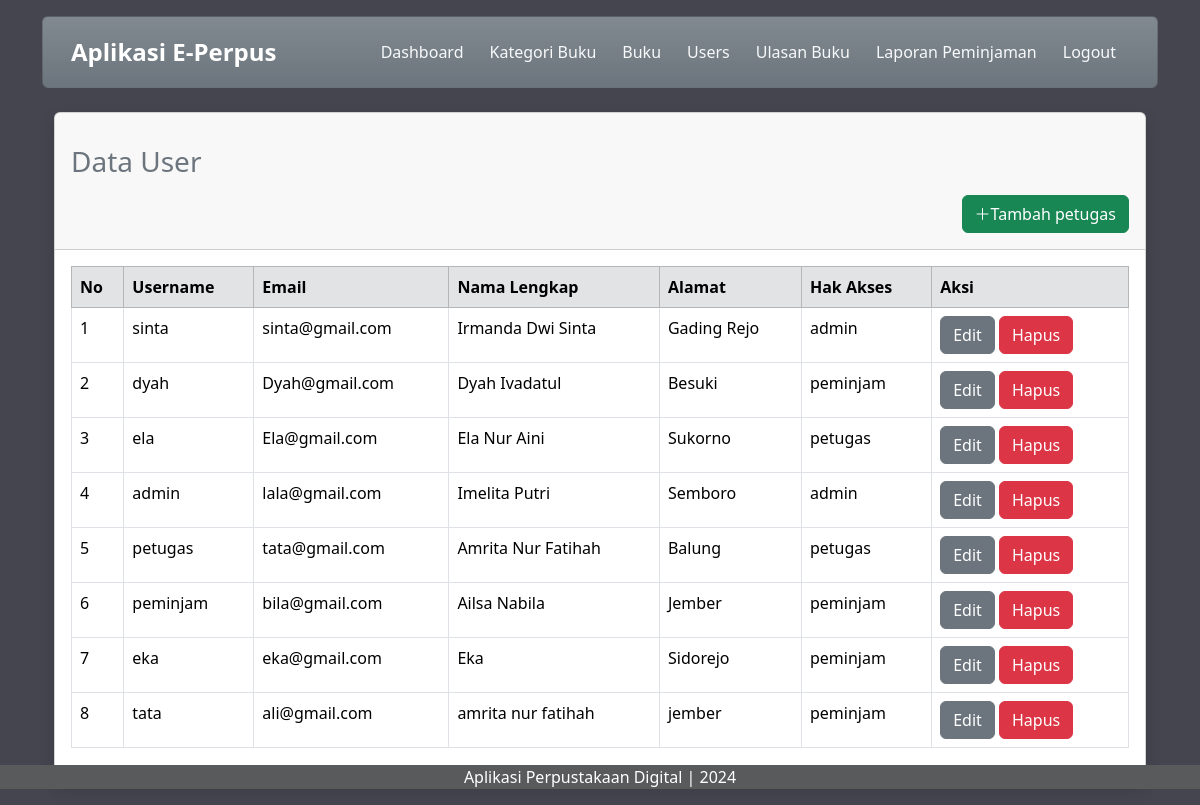
Screenshot of /admin/user.php (signed in) with the database file from the repository.
### tables this page shows
CREATE TABLE `user` (
  `id_user` int(11) NOT NULL,
  `username` varchar(255) NOT NULL,
  `password` varchar(255) NOT NULL,
  `email` varchar(255) NOT NULL,
  `nama_lengkap` varchar(255) NOT NULL,
  `alamat` text NOT NULL,
  `level` enum('admin','petugas','peminjam') NOT NULL
);

### admin/user.php (the view, shortened to what this page needs)
<!DOCTYPE html>
<html lang="en">
<head>
    <link href="https://cdn.jsdelivr.net/npm/bootstrap@5.3.2/dist/css/bootstrap.min.css" rel="stylesheet">
    <link rel="stylesheet" href="https://cdn.jsdelivr.net/npm/bootstrap-icons@1.11.3/font/bootstrap-icons.min.css">
    <link rel="stylesheet" href="bootstrap/css/bootstrap.min.css">
</head>
<body>
    <body class="hold-transition login-page" style="background-color: #44454F;">
        <div class="container">
            <div class="content mt-3">
                <div class="card bg-secondary bg-gradient">
                    <div class="card-body">
                        <div class="container-fluid">
                            <div class="d-flex justify-content-end align-items-center">
                                <a class="navbar-brand text-white me-auto" style="font-size: 1.5em;"><strong>Aplikasi E-Perpus</strong></a>
                                <a href="index.php" class="btn text-light">Dashboard</a>
                                <a href="kategori-buku.php" class="btn text-light">Kategori Buku</a>
                                <a href="buku.php" class="btn text-light">Buku</a>
                                <a href="user.php" class="btn text-light">Users</a>
                                <a href="koleksi-ulasan.php" class="btn text-light">Ulasan Buku</a>
                                <a href="generate.php" class="btn text-light">Laporan Peminjaman</a>
                                <a href="../logout.php" class="btn text-light">Logout</a>
                            </div>
                        </div>
                    </div>
                </div>
            </div>
            <div class="container-fluid">
                <br>
                <div class="card shadow mb-4">
                    <div class="card-header py-3">
                        <h3 class="m-0 font-weight-bold text-secondary py-3">Data User</h3>
                        <div class="d-flex justify-content-end">
                            <a href="tambah-petugas.php" class="btn btn-success"><i class="bi bi-plus-lg"></i>Tambah petugas</a>
                        </div>
                    </div>
                    <div class="card-body">
                        <div class="table-responsive">
                            <table class="table table-bordered" id="dataTable" width="100%" cellspacing="0">
                                <thead class="table table-secondary">
                                    <tr>
                                        <th>No</th>
                                        <th>Username</th>
                                        <th>Email</th>
                                        <th>Nama Lengkap</th>
                                        <th>Alamat</th>
                                        <th>Hak Akses</th>
                                        <th>Aksi</th>
                                    </tr>
                                </thead>
                                <tbody>
                                    <?php
                                    include('../koneksi.php');
                                    $no = 1;
                                    $query = mysqli_query($koneksi, "SELECT * FROM user");
                                    while ($row = mysqli_fetch_array($query)) {
                                    ?>
                                        <tr>
                                            <td><?php echo $no++; ?></td>
                                            <td><?php echo $row['username']; ?></td>
                                            <td><?php echo $row['email']; ?></td>
                                            <td><?php echo $row['nama_lengkap']; ?></td>
                                            <td><?php echo $row['alamat']; ?></td>
                                            <td><?php echo $row['level']; ?></td>
                                            <td>
                                                <a href="" data-bs-toggle="modal" data-bs-target="#modalEditUser<?php echo $row['id_user']; ?>" class="btn btn-secondary">Edit</a>
                                                <a href="proses/hapus-user.php?id_user=<?php echo $row['id_user']; ?>" onclick="return confirm('yakin untuk dihapus?');" class="btn btn-danger">Hapus</a>
                                            </td>
                                        </tr>
                                    <?php  } ?>
                                </tbody>
                            </table>
                        </div>
                    </div>
                </div>
            </div>
            <?php
            $data = "SELECT * FROM user";
            $result = mysqli_query($koneksi, $data);
            while ($row = mysqli_fetch_array($result)) {
            ?>
                <div class="content mt-3 fixed-bottom">
                    <p class="text-center text-white" style="background-color: #595A5B;"> Aplikasi Perpustakaan Digital | 2024 </p>
                </div>
            <?php
            }
            ?>
            <link rel="stylesheet" href="bootstrap/css/bootstrap.min.css">
    </body>
</html>

### rows the page displays
user: username "sinta", email "sinta@gmail.com", nama_lengkap "Irmanda Dwi Sinta", alamat "Gading Rejo", level "admin"
user: username "dyah", email "Dyah@gmail.com", nama_lengkap "Dyah Ivadatul", alamat "Besuki", level "peminjam"
user: username "ela", email "Ela@gmail.com", nama_lengkap "Ela Nur Aini", alamat "Sukorno", level "petugas"
user: username "admin", email "lala@gmail.com", nama_lengkap "Imelita Putri", alamat "Semboro", level "admin"
user: username "petugas", email "tata@gmail.com", nama_lengkap "Amrita Nur Fatihah", alamat "Balung", level "petugas"
user: username "peminjam", email "bila@gmail.com", nama_lengkap "Ailsa Nabila", alamat "Jember", level "peminjam"
user: username "eka", email "eka@gmail.com", nama_lengkap "Eka", alamat "Sidorejo", level "peminjam"
user: username "tata", email "ali@gmail.com", nama_lengkap "amrita nur fatihah", alamat "jember", level "peminjam"
